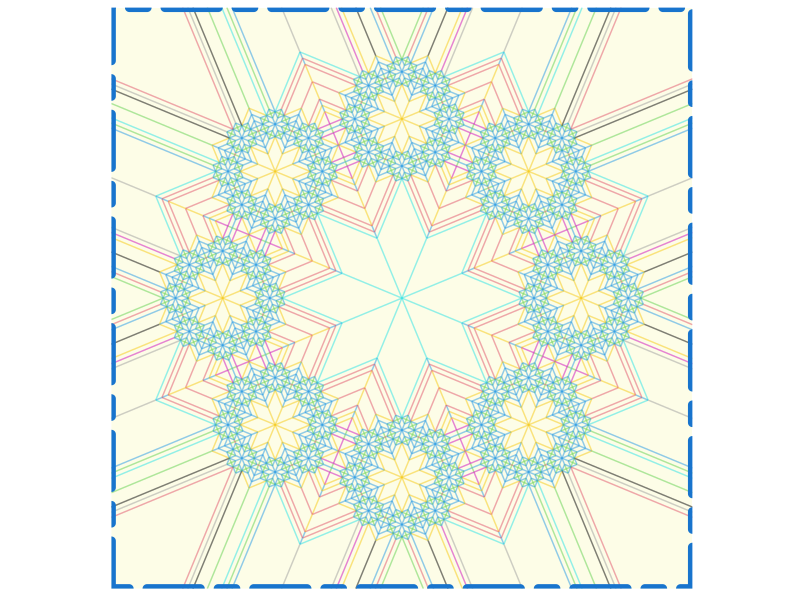

R code for this plot:
# Make cool mandala plot using some maths
# Load required packages
library(ggplot2)
library(dplyr)
library(deldir)

# Plotting parameters
iter <- 4 # Depth of layers
points <- 8 # Number of points
radius <- 3.8 # Factor of expansion/compression

# How points should be angled
angles <- seq(0, 2 * pi * (1-1/points), length.out = points) + pi/2

# Initial center
dats <- data.frame(x=0, y=0)

# Iterate over points to generate x & ys
for (k in 1:iter)
{
  temp=data.frame()
  for (i in 1:nrow(dats))
  {
    data.frame(x=dats[i,"x"]+radius^(k-1)*cos(angles), 
               y=dats[i,"y"]+radius^(k-1)*sin(angles)) %>% rbind(temp) -> temp
  }
  dats <- temp
}

# Use Delaunay triangulation to obtain Voronoi regions 
dats %>%
  deldir(sort=TRUE) %>% 
  .$dirsgs -> data

# Plot over regions with geom_segment
data %>% 
  ggplot() +
  geom_segment(aes(x = x1, y = y1, xend = x2, yend = y2), alpha=0.5,
               color = sqrt((data$x1-data$x2)^2 + (data$y1-data$y2)^2)+2) +
  scale_x_continuous(expand=c(0,0)) +
  scale_y_continuous(expand=c(0,0)) +
  coord_fixed() +
  theme(legend.position  = "none",
        panel.background = element_rect(fill="#fdfde7"),
        panel.border     = element_rect(colour = "dodgerblue3", fill = NA, size = 3, linetype = 6),
        axis.ticks       = element_blank(),
        panel.grid       = element_blank(),
        axis.title       = element_blank(),
        axis.text        = element_blank()) -> plot

plot  

# Save the result if you want
#ggsave("mathy_mandala.png", height=8, width=8, units='in', dpi=800)
